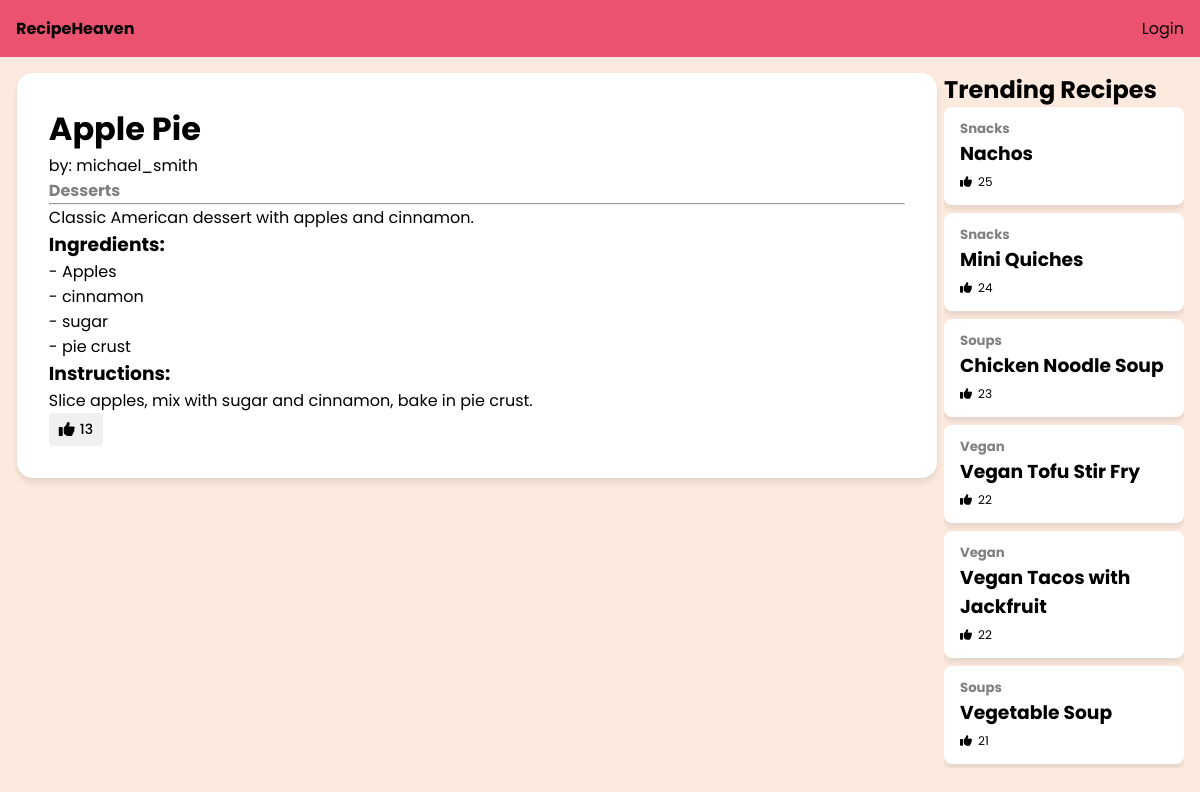
Page /recipe.php?recipe_id=3 on the committed database.
### tables this page shows
CREATE TABLE `recipes` (
  `recipe_id` int NOT NULL AUTO_INCREMENT,
  `user_id` int DEFAULT NULL,
  `category_id` int DEFAULT NULL,
  `recipe_name` varchar(255) NOT NULL,
  `description` text,
  `ingredients` text,
  `instructions` text,
  `created_at` timestamp NULL DEFAULT CURRENT_TIMESTAMP,
  PRIMARY KEY (`recipe_id`),
  KEY `user_id` (`user_id`),
  KEY `category_id` (`category_id`),
  CONSTRAINT `recipes_ibfk_1` FOREIGN KEY (`user_id`) REFERENCES `users` (`user_id`),
  CONSTRAINT `recipes_ibfk_2` FOREIGN KEY (`category_id`) REFERENCES `categories` (`category_id`)
);

CREATE TABLE `users` (
  `user_id` int NOT NULL AUTO_INCREMENT,
  `username` varchar(100) NOT NULL,
  `email` varchar(100) NOT NULL,
  `password` varchar(255) NOT NULL,
  `created_at` timestamp NULL DEFAULT CURRENT_TIMESTAMP,
  PRIMARY KEY (`user_id`),
  UNIQUE KEY `email` (`email`)
);

CREATE TABLE `categories` (
  `category_id` int NOT NULL AUTO_INCREMENT,
  `category_name` varchar(100) NOT NULL,
  `description` text,
  PRIMARY KEY (`category_id`)
);

### recipe.php (the view, shortened to what this page needs)
<?php
    include "conn.php";
    $trending = "
        SELECT recipes.*,
            users.username,
            categories.category_name,
            COUNT(likes_on_recipes.like_id) AS like_count
        FROM recipeheaven.recipes
        JOIN recipeheaven.users ON recipes.user_id = users.user_id
        JOIN recipeheaven.categories ON recipes.category_id = categories.category_id
        LEFT JOIN recipeheaven.likes_on_recipes ON recipes.recipe_id = likes_on_recipes.recipe_id
        GROUP BY recipes.recipe_id
        ORDER BY like_count DESC
        LIMIT 10";
    $trendingrecipes = $conn->query($trending);
    if (isset($_GET['recipe_id'])) {
        $recipe_id = $_GET['recipe_id'];
        $recipe_details_query = "
            SELECT recipes.*,
                users.username,
                categories.category_name,
                COUNT(likes_on_recipes.like_id) AS like_count
            FROM recipeheaven.recipes
            JOIN recipeheaven.users ON recipes.user_id = users.user_id
            JOIN recipeheaven.categories ON recipes.category_id = categories.category_id
            LEFT JOIN recipeheaven.likes_on_recipes ON recipes.recipe_id = likes_on_recipes.recipe_id
            WHERE recipes.recipe_id = $recipe_id
        ";
        $result = $conn->query($recipe_details_query);
        $recipe = $result->fetch_assoc();
    } else {
        echo "Recipe ID is not provided.";
    }
    $is_liked = false;
?>
<!DOCTYPE html>
<html lang="en">
<head>
    <link rel="stylesheet" href="css/recipe.css">
</head>
<body>
    <div class="navbar">
        <ul>
            <li class="home"><a href="index.php">RecipeHeaven</a></li>
            <?php if (isset($_SESSION['user_id'])): ?>
                <li class="log-in-out">
                    <a href="logout.php">Logout</a>
                </li>
            <?php else: ?>
                <li class="log-in-out">
                    <a href="login.php">Login</a>
                </li>
            <?php endif; ?>
        </ul>
    </div>
    <div class="container">
        <div class="recipe-detail">
            <h1><?php echo $recipe['recipe_name']?></h1>
            <p>by: <?php echo $recipe['username']?></p>
            <p style="font-weight: bold; color: grey;"><?php echo $recipe['category_name']?></p>
            <hr>
            <p><?php echo $recipe['description']?></p>
            <h3>Ingredients:</h3>
            <ul>
                <?php
                    $ingredients = explode(',', $recipe['ingredients']);
                    foreach ($ingredients as $ingredient):
                ?>
                    <li><?php echo "- ".trim($ingredient); ?></li>
                <?php endforeach; ?>
            </ul>
            <h3>Instructions:</h3>
            <?php
                if (preg_match('/\d+(\.)/', $recipe['instructions'])) {
                    $steps = preg_split('/(?=\d+\.)/', $recipe['instructions']);
                    echo '<ol>';
                    foreach ($steps as $step) {
                        if (trim($step) != '') {
                            echo '<li>' . trim($step) . '</li>';
                        }
                    }
                    echo '</ol>';
                } else {
                    echo '<p>' . nl2br($recipe['instructions']) . '</p>';
                }
            ?>
            <form action="" method="POST" class="like-form">
                <button type="submit" name="like_recipe" class="like-btn <?php echo $is_liked ? 'liked' : ''; ?>">
                    <i class="fa-solid fa-thumbs-up"></i>
                    <span><?php echo $recipe['like_count']; ?></span>
                </button>
            </form>
        </div>
        <div class="trending">
            <h2>Trending Recipes</h2>
            <ul>
                <?php while ($row = $trendingrecipes->fetch_assoc()): ?>
                    <div class="trending-recipe">
                        <li>
                            <h5 style="color: grey;"><?php echo $row['category_name']?></h5>
                            <a href="recipe.php?recipe_id=<?php echo $row['recipe_id']; ?>"><h3><?php echo $row['recipe_name']?></h3></a>
                            <div class="like-count">
                            <i class="fa-solid fa-thumbs-up"></i><p><?php echo $row['like_count']?></p>
                            </div>
                        </li>
                    </div>
                <?php endwhile; ?>
            </ul>
        </div>
    </div>
</body>
</html>

### css/recipe.css (style rules this page uses)
* { margin: 0; padding: 0; font-family: "Poppins", sans-serif; color: #000000; }
body { background-color: #FCEADE; }
.navbar { position: fixed; background-color: #EA526F; width: 100%; top: 0; z-index: 1000; }
.navbar .home { float: left; padding: 1em; font-weight: bold; }
.navbar .log-in-out { float: right; padding: 1em; }
.navbar ul { list-style-type: none; overflow: hidden; }
.navbar a { text-decoration: none; }
.container { display: flex; margin-top: 3.5em; }
.recipe-detail { margin: 1.05em; padding: 2em; width: 71.35%; background-color: white; border-radius: 1em; box-shadow: 0 4px 6px rgba(0, 0, 0, 0.1); }
.recipe-detail li { list-style-type: none; }
.like-btn { display: inline-flex; align-items: center; gap: 5px; padding: 6px 10px; background-color: #f0f0f0; border: none; border-radius: 4px; cursor: pointer; font-size: 14px; transition: background-color 0.2s; }
.like-btn i { font-size: 16px; }
.like-btn span { font-weight: 500; }
.trending { position: fixed; right: 1em; margin-top: 1em; width: 20%; max-height: calc(90svh - 1.5em); overflow-y: auto; }
.trending li { list-style-type: none; }
.trending a { text-decoration: none; }
.trending .trending-recipe { padding: 0.75em 1em; margin-bottom: 0.5em; background-color: white; border-radius: 0.5em; box-shadow: 0 4px 6px rgba(0, 0, 0, 0.1); }
.trending .like-count { display: inline-flex; gap: 0.5em; align-items: center; font-size: 0.75em; }

### rows in the picture
recipes: recipe_name "Apple Pie", user.username "michael_smith", category.category_name "Desserts", description "Classic American dessert with apples and cinnamon.", ingredients "Apples", ingredients "cinnamon", ingredients "sugar", ingredients "pie crust", instructions "Slice apples, mix with sugar and cinnamon, bake in pie crust."
recipes: category.category_name "Snacks", recipe_name "Nachos", like_count "25"
recipes: category.category_name "Snacks", recipe_name "Mini Quiches", like_count "24"
recipes: category.category_name "Soups", recipe_name "Chicken Noodle Soup", like_count "23"
recipes: category.category_name "Vegan", recipe_name "Vegan Tofu Stir Fry", like_count "22"
recipes: category.category_name "Vegan", recipe_name "Vegan Tacos with Jackfruit", like_count "22"
recipes: category.category_name "Soups", recipe_name "Vegetable Soup", like_count "21"

### other values in the picture
$recipe['like_count'] "13"
